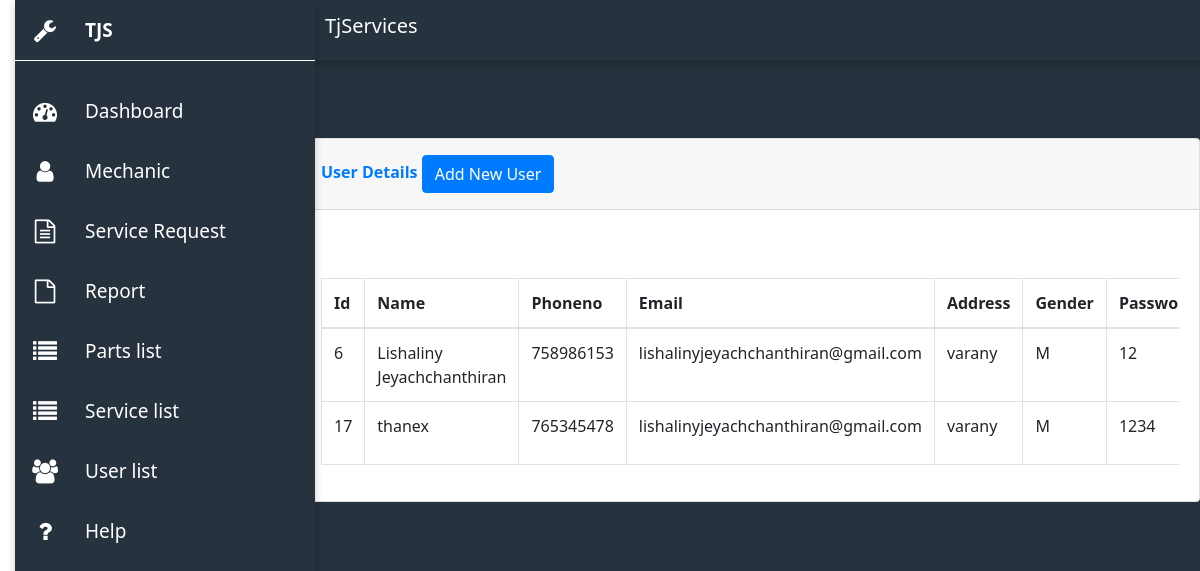
Screenshot of /admin/user.php with the database file from the repository.
### tables this page shows
CREATE TABLE `user` (
  `user_id` int(11) NOT NULL,
  `name` varchar(50) DEFAULT NULL,
  `phoneno` int(11) DEFAULT NULL,
  `email` varchar(50) DEFAULT NULL,
  `address` varchar(50) DEFAULT NULL,
  `gender` char(1) DEFAULT NULL,
  `password` char(32) DEFAULT NULL
);

### admin/user.php (the view, shortened to what this page needs)
<?php
$conn =  mysqli_connect("localhost","root","","vehicle_service");
?>
<!DOCTYPE html>
<html lang="en">
<head>
    <link rel="stylesheet" href="css/a.css">
    <link rel="stylesheet" href="https://cdnjs.cloudflare.com/ajax/libs/font-awesome/4.7.0/css/font-awesome.min.css">
    <?php include('../include/script.php'); ?>
    <link rel="stylesheet" href="../css/bootstrap.css">
</head>
<body>
    <div class="container">
        <div class="sidebar">
            <ul>
                <li>
                    <a href="">
                        <i class="fa fa-wrench"></i>
                        <div class="title">TJS</div>
                    </a>
                </li>
                <li>
                    <a href="home.php">
                        <i class="fa fa-dashboard"></i>
                        <div class="title">Dashboard</div>
                    </a>
                </li>
                <li>
                    <a href="mechanic.php">
                        <i class="fa fa-user"></i>
                        <div class="title">Mechanic</div>
                    </a>
                </li>
                <li>
                    <a href="service_request.php">
                        <i class="fa fa-file-text-o"></i>
                        <div class="title">Service Request</div>
                    </a>
                </li>
                <li>
                    <a href="report.php">
                        <i class="fa fa-file-o"></i>
                        <div class="title">Report</div>
                    </a>
                </li>
                <li>
                    <a href="part.php">
                        <i class="fa fa-list"></i>
                        <div class="title">Parts list </div>
                    </a>
                </li>
                <li>
                    <a href="service.php">
                        <i class="fa fa-list"></i>
                        <div class="title">Service list</div>
                    </a>
                </li>
                <li>
                    <a href="user.php">
                        <i class="fa fa-users"></i>
                        <div class="title">User list</div>
                    </a>
                </li>
                <li>
                    <a href="help.php">
                        <i class="fa fa-question"></i>
                        <div class="title">Help</div>
                    </a>
                </li>
            </ul>
        </div>
        <div class="main">
            <div class="top-bar">
                <a href="../main/dashboard.php">
                    <h5 style="color:white;"> TjServices</h5>
                </a>
            </div>
            <button type="button" class="btn btn-primary" data-toggle="modal" data-target="#adduser">
            </button>
            <div class="card shadow" style="margin-top:100px;">
                <div class="card-header py-3">
                    <h6 class="m-0 font-weight-bold text-primary">User Details
                        <button type="button" class="btn btn-primary" data-toggle="modal" data-target="#adduser">
                            Add New User
                        </button>
                    </h6>
                </div>
                <div class="card-body">
                    <div class="table-responsive">
                        <?php
                        $query = "SELECT * FROM user";
                        $query_run = mysqli_query($conn,$query);
                        ?>
                        <table class="table table-bordered mt-5" id="datatable" width="100%" cellspacing="0">
                            <thead>
                                <tr>
                                    <th>Id</th>
                                    <th>Name</th>
                                    <th>Phoneno</th>
                                    <th>Email</th>
                                    <th>Address</th>
                                    <th>Gender</th>
                                    <th>Password</th>
                                </tr>
                            </thead>
                            <tbody>
                                <?php
                                if(mysqli_num_rows($query_run) > 0)
                                {
                                    while($row = mysqli_fetch_assoc($query_run))
                                    {
                                       ?>
                                <tr>
                                    <td><?php echo $row['user_id']; ?></td>
                                    <td><?php echo $row['name']; ?></td>
                                    <td><?php echo $row['phoneno']; ?></td>
                                    <td><?php echo $row['email']; ?></td>
                                    <td><?php echo $row['address']; ?></td>
                                    <td><?php echo $row['gender']; ?></td>
                                    <td><?php echo $row['password']; ?></td>
                                </tr>
                                <?php
                                    }
                                }
                                else{
                                    echo "No details found";
                                }
                                ?>
                            </tbody>
                        </table>
                    </div>
                </div>
            </div>
        </div>
    </div>
</body>
</html>

### admin/css/a.css (style rules this page uses)
* { margin: 0; padding: 0; box-sizing: border-box; font-family:'Segoe UI', Tahoma, Geneva, Verdana, sans-serif; }
body { overflow: hidden; }
.container { position: fixed; width: 100%; }
.sidebar { position: fixed; width: 300px; height: 100%; background:linear-gradient(45deg,#26323d,#26323d) ; overflow-x: hidden; box-shadow: 0 4px 8px 0 rgba(0, 0, 0, 0.2); z-index: 2; }
.sidebar ul li { width: 100%; list-style: none; }
.sidebar ul li:first-child { line-height: 60px; margin-bottom: 20px; font-weight: 600; border-bottom:1px solid #fff ; }
.sidebar ul li a { width: 100%; text-decoration: none; color: #fff; height: 60px; display: flex; align-items: center; }
.sidebar ul li i { min-width: 60px; font-size: 24px; text-align: center; }
.sidebar .title { padding: 0 10px; font-size: 19px; }
.main { position: fixed; width: calc(100% - 300px); min-height: 100vh; left: 300px; background: #26323d; }
.top-bar { position: fixed; height: 60px; width: calc(100% - 300px); background: #26323d; display: grid; grid-template-columns: 10fr 0.4fr 1fr; grid-gap: 5px; align-items: center; color: #fff; padding: 0 20px; box-shadow: 0 4px 8px 0 rgba(0, 0, 0, 0.2); z-index: 1; }
.table { width:100%; margin-top: 100px; }
button { outline: none; border: none; border-radius: 6px; cursor: pointer; }

### rows the page displays
user: user_id "6", name "Lishaliny Jeyachchanthiran", phoneno "758986153", email "lishalinyjeyachchanthiran@gmail.com", address "varany", gender "M", password "12"
user: user_id "17", name "thanex", phoneno "765345478", email "lishalinyjeyachchanthiran@gmail.com", address "varany", gender "M", password "1234"
